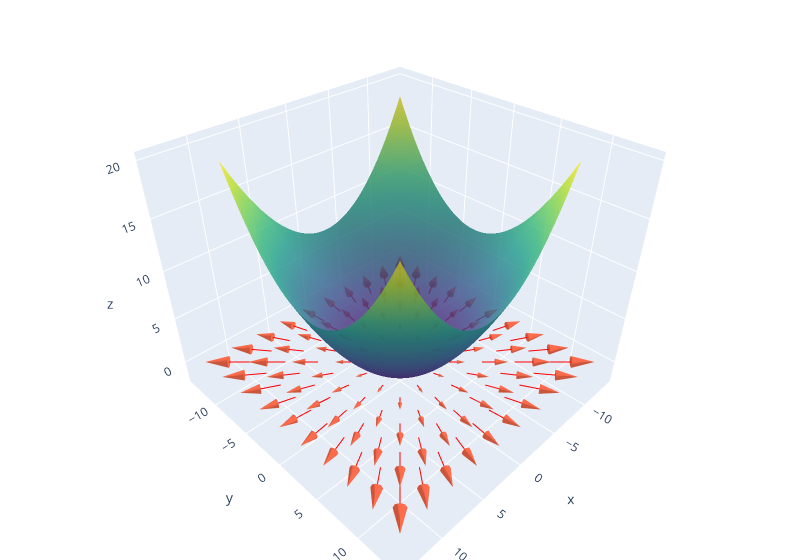

This figure's notebook cell:
### Markdown cell above
# Provo: Aumento le dimensioni

### Code cell
def f(x1, x2):
    return (x1**2 + x2**2) * 0.1

# this time the function has two variables, so we need to calculate the partial derivatives
def df(x1, x2):
    return np.array([2*x1, 2*x2]) * 0.1

plot_gradient_2d(f, df, follow_surface=False)
